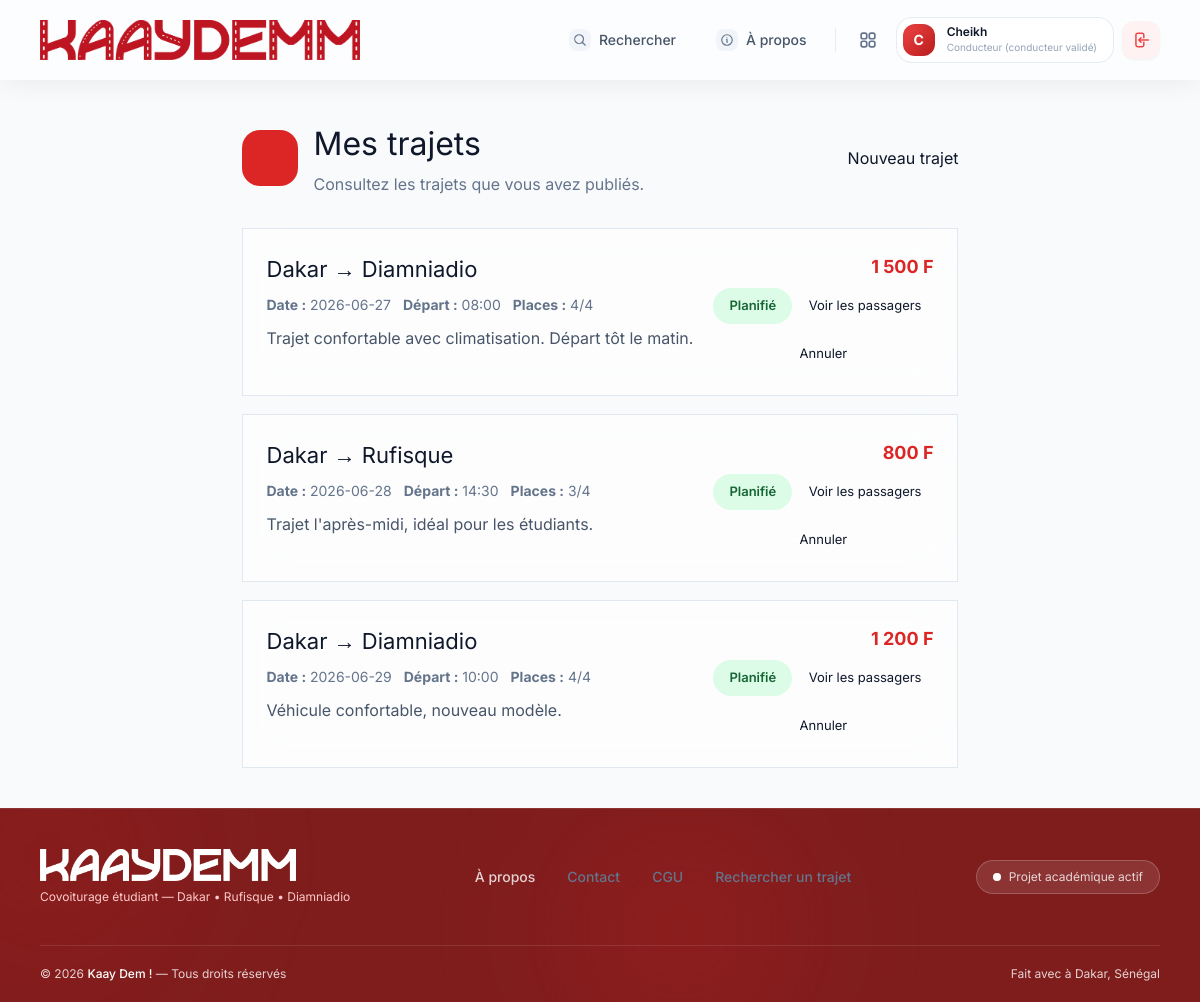
Page /public/conducteur/trajets (signed in) on the committed database.
### tables this page shows
CREATE TABLE trajets (
    id INT AUTO_INCREMENT PRIMARY KEY,
    conducteur_id INT NOT NULL,
    vehicule_id INT NOT NULL,
    ville_depart VARCHAR(100) NOT NULL,
    point_depart VARCHAR(150) NULL,
    ville_arrivee VARCHAR(100) NOT NULL,
    point_arrivee VARCHAR(150) NULL,
    date_trajet DATE NOT NULL,
    heure_depart TIME NOT NULL,
    prix_par_place DECIMAL(10, 2) NOT NULL,
    places_disponibles INT NOT NULL,
    places_totales INT NOT NULL,
    description TEXT NULL,
    climatisation BOOLEAN DEFAULT FALSE,
    musique BOOLEAN DEFAULT TRUE,
    fumeur BOOLEAN DEFAULT FALSE,
    statut ENUM('planifie', 'en_cours', 'termine', 'annule') DEFAULT 'planifie',
    date_creation DATETIME DEFAULT CURRENT_TIMESTAMP,
    FOREIGN KEY (conducteur_id) REFERENCES utilisateurs(id) ON DELETE CASCADE,
    FOREIGN KEY (vehicule_id) REFERENCES vehicules(id) ON DELETE RESTRICT
);

### app/controllers/ConducteurController.php (called while the page is built, shortened)
<?php
class ConducteurController extends Controller {
    private $trajetModel;
    public function __construct() {
        $this->trajetModel = $this->model('Trajet');
    }
    public function mesTrajets() {
        $trajets = $this->trajetModel->getByConducteur($_SESSION['user_id']);
        $data = [
            'titre' => 'Mes trajets',
            'trajets' => $trajets
        ];
        $this->render('conducteur/mes_trajets', $data);
    }
}

### public/index.php (called while the page is built, shortened)
<?php
require_once '../app/core/Database.php';
require_once '../app/core/Controller.php';
require_once '../app/core/Router.php';
$router = new Router();
$router->get('/', 'HomeController', 'index');
$router->get('/a-propos', 'HomeController', 'about');
$router->get('/contact', 'HomeController', 'contact');
$router->get('/auth/connexion', 'AuthController', 'loginForm');
$router->post('/auth/connexion', 'AuthController', 'login');
$router->get('/auth/inscription', 'AuthController', 'registerForm');
$router->post('/auth/inscription', 'AuthController', 'register');
$router->get('/auth/deconnexion', 'AuthController', 'logout');
$router->get('/trajets/recherche', 'TrajetController', 'searchForm');
$router->get('/trajets/resultats', 'TrajetController', 'searchResults');
$router->get('/trajets/detail/{id}', 'TrajetController', 'detail');
$router->get('/passager/dashboard', 'PassagerController', 'dashboard');
$router->get('/passager/reservations', 'PassagerController', 'reservations');
$router->get('/passager/reservation/{id}', 'PassagerController', 'reservation');
$router->get('/passager/reserver/{trajet_id}', 'PassagerController', 'reserverTrajet');
$router->post('/passager/reserver/{trajet_id}', 'PassagerController', 'reserverTrajet');
$router->get('/conducteur/dashboard', 'ConducteurController', 'dashboard');
$router->get('/conducteur/trajets', 'ConducteurController', 'mesTrajets');
$router->get('/conducteur/trajets/nouveau', 'ConducteurController', 'nouveauTrajetForm');
$router->post('/conducteur/trajets/nouveau', 'ConducteurController', 'creerTrajet');
$router->get('/conducteur/vehicule/nouveau', 'ConducteurController', 'nouveauVehiculeForm');
$router->post('/conducteur/vehicule/nouveau', 'ConducteurController', 'creerVehicule');
$router->post('/conducteur/trajet/{trajet_id}/annuler', 'ConducteurController', 'annulerTrajet');
$router->get('/conducteur/trajet/{trajet_id}/passagers', 'ConducteurController', 'mesPassagers');
$router->get('/conducteur/reservations', 'ConducteurController', 'reservations');
$router->post('/conducteur/reservation/{reservation_id}/accept', 'ConducteurController', 'acceptReservation');
$router->post('/conducteur/reservation/{reservation_id}/reject', 'ConducteurController', 'rejectReservation');
$router->get('/profil', 'ProfilController', 'index');
$router->get('/admin/dashboard', 'AdminController', 'dashboard');
$router->get('/admin/trajets', 'AdminController', 'trajets');
$router->post('/admin/validerConducteur/{id}', 'AdminController', 'validerConducteur');
$router->post('/admin/refuserConducteur/{id}', 'AdminController', 'refuserConducteur');
$router->get('/passager/devenirConducteur', 'PassagerController', 'devenirConducteurForm');
$router->post('/passager/devenirConducteur', 'PassagerController', 'devenirConducteur');
$uri = $_SERVER['REQUEST_URI'];
$method = $_SERVER['REQUEST_METHOD'];
$router->dispatch($uri, $method);

### app/core/Database.php (called while the page is built, shortened)
<?php
class Database {
    private $host = DB_HOST;
    private $user = DB_USER;
    private $pass = DB_PASS;
    private $dbname = DB_NAME;
    private $dbh;
    private $stmt;
    public function __construct() {
        $dsn = 'mysql:host=' . $this->host . ';dbname=' . $this->dbname . ';charset=utf8mb4';
        $options = array(
            PDO::ATTR_PERSISTENT => true,
            PDO::ATTR_ERRMODE => PDO::ERRMODE_EXCEPTION,
            PDO::ATTR_DEFAULT_FETCH_MODE => PDO::FETCH_OBJ
        );
        try {
            $this->dbh = new PDO($dsn, $this->user, $this->pass, $options);
        } catch(PDOException $e) {
            $this->error = $e->getMessage();
            echo "Erreur de connexion : " . $this->error;
            exit;
        }
    }
    public function query($sql) {
        $this->stmt = $this->dbh->prepare($sql);
    }
    public function bind($param, $value, $type = null) {
        if(is_null($type)) {
            switch(true) {
                case is_int($value):
                    $type = PDO::PARAM_INT;
                    break;
            }
        }
        $this->stmt->bindValue($param, $value, $type);
    }
    public function execute() {
        return $this->stmt->execute();
    }
    public function resultSet() {
        $this->execute();
        return $this->stmt->fetchAll();
    }
}

### app/models/Trajet.php (called while the page is built, shortened)
<?php
class Trajet {
    private $db;
    public function __construct() {
        $this->db = new Database();
    }
    public function getByConducteur($conducteurId) {
        $this->db->query("SELECT t.*, u.nom as conducteur_nom, u.prenom as conducteur_prenom, v.marque, v.modele
                          FROM trajets t
                          JOIN utilisateurs u ON t.conducteur_id = u.id
                          JOIN vehicules v ON t.vehicule_id = v.id
                          WHERE t.conducteur_id = :conducteur_id
                          ORDER BY t.date_trajet ASC, t.heure_depart ASC");
        $this->db->bind(':conducteur_id', $conducteurId);
        return $this->db->resultSet();
    }
}

### app/views/conducteur/mes_trajets.php (the view, shortened to what this page needs)
<div style="max-width: 1100px; margin: 40px auto; padding: 0 20px;">
    <div class="page-header" style="display:flex; justify-content:space-between; align-items:center; gap:20px; margin-bottom:32px;">
        <div class="page-title-group" style="display:flex; align-items:center; gap:16px;">
            <div class="page-title-icon" style="width:56px; height:56px; background:#dc2626; color:white; border-radius:18px; display:flex; align-items:center; justify-content:center;">
            </div>
            <div>
                <h1 style="font-size:2rem; margin:0;">Mes trajets</h1>
                <p style="margin:4px 0 0; color:#64748b;">Consultez les trajets que vous avez publiés.</p>
            </div>
        </div>
        <a href="<?= BASE_URL ?>conducteur/trajets/nouveau" class="btn btn-primary" style="display:inline-flex; align-items:center; gap:8px;"> <i data-lucide="plus-circle"></i> Nouveau trajet</a>
    </div>
    <?php if(empty($trajets)): ?>
        <div class="glass-panel" style="padding: 60px 24px; text-align: center; border: 1px solid #E2E8F0;">
            <div style="font-size: 52px; color: #ef4444; margin-bottom: 24px;">🚗</div>
            <h2 style="font-size: 24px; margin-bottom: 12px;">Aucun trajet publié</h2>
            <p style="color: #64748b; margin-bottom: 24px;">Publiez votre premier trajet pour permettre aux passagers de réserver.</p>
            <a href="<?= BASE_URL ?>conducteur/trajets/nouveau" class="btn btn-outline">Publier un trajet</a>
        </div>
    <?php else: ?>
        <?php
        $statutLabels = [
            'planifie' => ['label' => 'Planifié', 'class' => 'status-success', 'bg' => '#DCFCE7', 'color' => '#166534'],
            'en_cours' => ['label' => 'En cours', 'class' => 'status-info', 'bg' => '#DBEAFE', 'color' => '#1E40AF'],
            'termine' => ['label' => 'Terminé', 'class' => 'status-secondary', 'bg' => '#E2E8F0', 'color' => '#475569'],
            'annule' => ['label' => 'Annulé', 'class' => 'status-danger', 'bg' => '#FEE2E2', 'color' => '#991B1B'],
        ];
        ?>
        <div style="display: grid; gap: 18px;">
            <?php foreach($trajets as $trajet): ?>
                <?php $statutInfo = $statutLabels[$trajet->statut] ?? ['label' => ucfirst($trajet->statut), 'bg' => '#E2E8F0', 'color' => '#475569']; ?>
                <div class="glass-panel" style="padding: 24px; border: 1px solid #E2E8F0;">
                    <div style="display:flex; justify-content:space-between; flex-wrap:wrap; gap:20px; align-items:flex-start;">
                        <div>
                            <h2 style="font-size: 22px; margin-bottom: 8px;"><?= htmlspecialchars($trajet->ville_depart) ?> → <?= htmlspecialchars($trajet->ville_arrivee) ?></h2>
                            <div style="color:#64748b; font-size:14px; margin-bottom:10px; display:flex; gap:12px; flex-wrap:wrap;">
                                <span><strong>Date :</strong> <?= htmlspecialchars($trajet->date_trajet) ?></span>
                                <span><strong>Départ :</strong> <?= substr($trajet->heure_depart, 0, 5) ?></span>
                                <span><strong>Places :</strong> <?= htmlspecialchars($trajet->places_disponibles) ?>/<?= htmlspecialchars($trajet->places_totales) ?></span>
                            </div>
                            <p style="color:#475569; margin:0; line-height:1.7;"><?= nl2br(htmlspecialchars($trajet->description ?: 'Aucune description fournie.')) ?></p>
                        </div>
                        <div style="text-align:right; min-width:180px;">
                            <div style="font-size: 18px; font-weight: 700; color: #dc2626; margin-bottom: 8px;"><?= number_format($trajet->prix_par_place, 0, ',', ' ') ?> F</div>
                            <span style="padding: 8px 16px; border-radius: 999px; display:inline-flex; align-items:center; gap:6px; font-size:13px; font-weight:600; background:<?= $statutInfo['bg'] ?>; color:<?= $statutInfo['color'] ?>; margin-bottom: 12px;"><?= $statutInfo['label'] ?></span>
                            <a href="<?= BASE_URL ?>conducteur/trajet/<?= $trajet->id ?>/passagers" class="btn btn-outline" style="width:100%; justify-content:center; font-size:13px; padding:8px 12px; margin-bottom: 8px; text-decoration:none;">
                                <i data-lucide="users" width="14" height="14"></i> Voir les passagers
                            </a>
                            <?php if(in_array($trajet->statut, ['planifie', 'en_cours'], true)): ?>
                                <form action="<?= BASE_URL ?>conducteur/trajet/<?= $trajet->id ?>/annuler" method="POST" onsubmit="return confirm('Annuler ce trajet ? Cette action est irréversible.');">
                                    <button type="submit" class="btn btn-outline" style="width:100%; justify-content:center; font-size:13px; padding:8px 12px;">
                                        <i data-lucide="x-circle" width="14" height="14"></i> Annuler
                                    </button>
                                </form>
                            <?php endif; ?>
                        </div>
                    </div>
                </div>
            <?php endforeach; ?>
        </div>
    <?php endif; ?>
</div>

### app/core/Router.php (shortened to what this page needs)
<?php
class Router {
    protected $routes = [];
    public function add($method, $uri, $controller, $action) {
        $uriPattern = preg_replace('/\{([a-zA-Z0-9_]+)\}/', '(?P<\1>[a-zA-Z0-9_-]+)', $uri);
        $uriPattern = '#^' . $uriPattern . '$#';
        $this->routes[] = [
            'method' => strtoupper($method),
            'uri' => $uri,
            'pattern' => $uriPattern,
            'controller' => $controller,
            'action' => $action
        ];
    }
    public function dispatch($uri, $method) {
        if (!empty($_GET['url'])) {
            $uri = '/' . trim($_GET['url'], '/');
        } else {
            $uri = parse_url($uri, PHP_URL_PATH);
        }
        $uri = '/' . trim($uri, '/');
        $uri = $uri === '/' ? '/' : $uri;
        foreach ($this->routes as $route) {
            if ($route['method'] === $method && preg_match($route['pattern'], $uri, $matches)) {
                $action = $route['action'];
                $controller = new $controllerClass();
                $params = [];
                call_user_func_array([$controller, $action], $params);
                return;
            }
        }
    }
}

### public/assets/css/style.css (style rules this page uses)
html, body { overflow-x: hidden; }

### app/views/layouts/base.php (style rules this page uses)
.glass-panel { background: rgba(255, 255, 255, 0.65); backdrop-filter: blur(20px); -webkit-backdrop-filter: blur(20px); border: 1px solid rgba(255, 255, 255, 0.5); }

### rows in the picture
trajets: ville_depart "Dakar", ville_arrivee "Diamniadio", date_trajet "2026-06-27", heure_depart "08:00", places_disponibles "4", places_totales "4", description "Trajet confortable avec climatisation. Départ tôt le matin.", prix_par_place "1 500", statut "Planifié", $trajet->id 1 (drawn)
trajets: ville_depart "Dakar", ville_arrivee "Rufisque", date_trajet "2026-06-28", heure_depart "14:30", places_disponibles "3", places_totales "4", description "Trajet l'après-midi, idéal pour les étudiants.", prix_par_place "800", statut "Planifié"
trajets: ville_depart "Dakar", ville_arrivee "Diamniadio", date_trajet "2026-06-29", heure_depart "10:00", places_disponibles "4", places_totales "4", description "Véhicule confortable, nouveau modèle.", prix_par_place "1 200", statut "Planifié"
